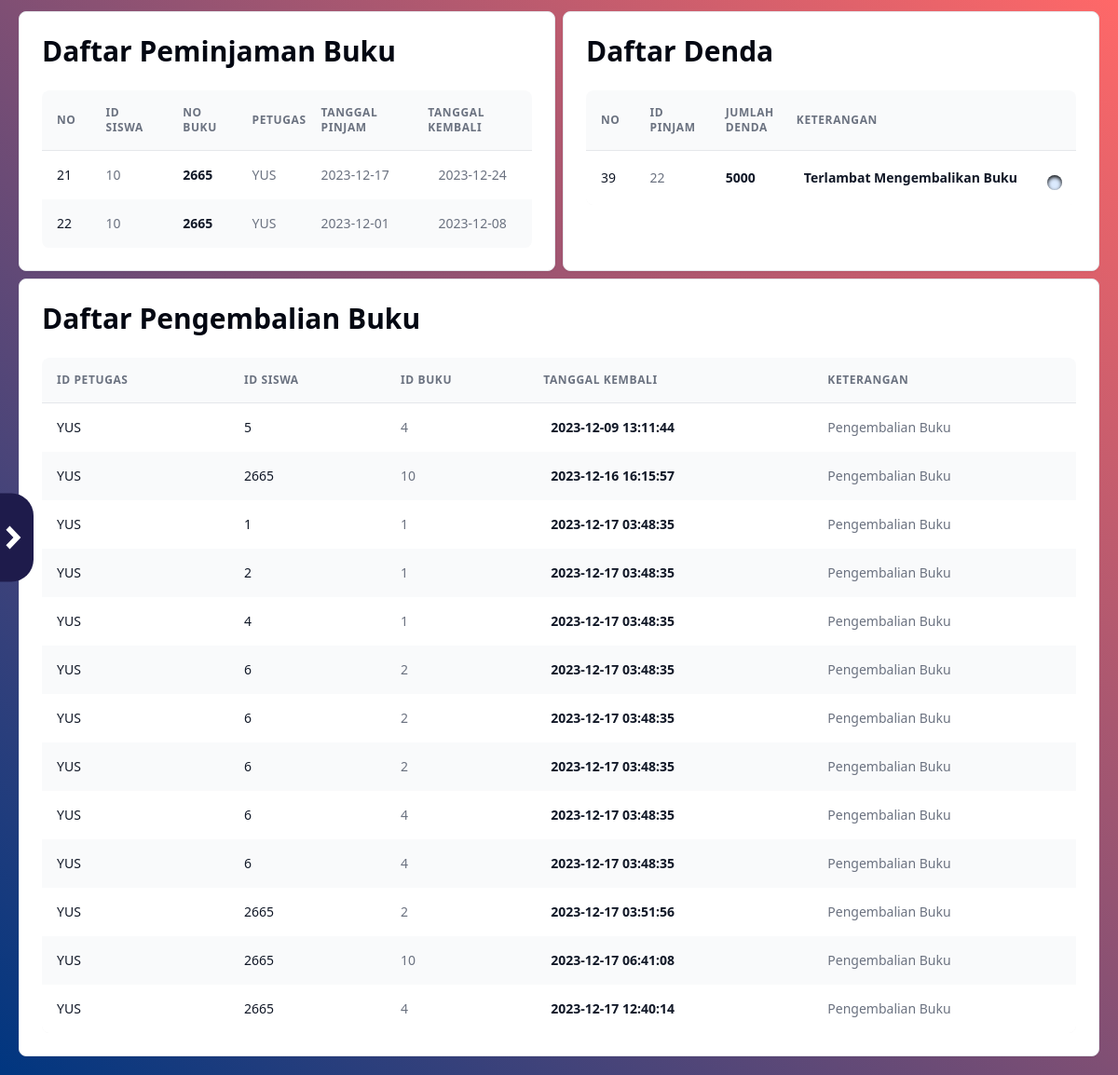
The app's page /views/buku/pinjam.php (signed in) with its own data.
### tables this page shows
CREATE TABLE `peminjaman_buku` (
  `id_peminjaman` int(11) NOT NULL AUTO_INCREMENT,
  `id_siswa` int(11) NOT NULL,
  `id_buku` int(11) NOT NULL,
  `id_petugas` char(3) NOT NULL,
  `tgl_peminjaman` date NOT NULL,
  `tgl_pengembalian` date NOT NULL,
  PRIMARY KEY (`id_peminjaman`),
  KEY `fk_minjam_siswa` (`id_siswa`),
  KEY `fk_minjam_petugas` (`id_petugas`),
  KEY `fk_minjam_buku` (`id_buku`) USING BTREE,
  CONSTRAINT `fk_minjam_buku` FOREIGN KEY (`id_buku`) REFERENCES `buku` (`no_induk`),
  CONSTRAINT `fk_minjam_petugas` FOREIGN KEY (`id_petugas`) REFERENCES `petugas` (`id_petugas`),
  CONSTRAINT `fk_minjam_siswa` FOREIGN KEY (`id_siswa`) REFERENCES `siswa` (`id_siswa`),
  CONSTRAINT `peminjaman_buku_ibfk_1` FOREIGN KEY (`id_buku`) REFERENCES `buku` (`no_induk`)
);

CREATE TABLE `denda` (
  `id_denda` int(11) NOT NULL AUTO_INCREMENT,
  `id_peminjaman` int(11) NOT NULL,
  `keterangan` varchar(50) DEFAULT NULL,
  PRIMARY KEY (`id_denda`),
  KEY `fk_denda_minjam` (`id_peminjaman`),
  CONSTRAINT `fk_denda_minjam` FOREIGN KEY (`id_peminjaman`) REFERENCES `peminjaman_buku` (`id_peminjaman`) ON DELETE CASCADE
);

CREATE TABLE `log_pengembalian_buku` (
  `id_petugas` char(3) NOT NULL,
  `id_peminjaman` int(11) NOT NULL,
  `id_siswa` int(11) NOT NULL,
  `id_buku` int(11) NOT NULL,
  `tgl_pengembalian` timestamp NOT NULL DEFAULT current_timestamp(),
  `keterangan` varchar(50) DEFAULT NULL
);

### views/buku/pinjam.php (the view, shortened to what this page needs)
<?php require_once '../../includes/koneksi.php';
?>
<!DOCTYPE html>
<html lang="en">
<head>
    <link rel="stylesheet" href="../../public/css/output.css">
</head>
<body>
<div class="fixed top-1/2 -translate-y-1/2 left-0 w-full ease-in-out transition-all duration-500" id="divDrawer">
  <div class="bg-indigo-950 py-6 px-1/2 rounded-tr-3xl rounded-br-3xl w-fit" id="btnDrawer" >
      <img id="arrow" src="../../public/images/arrow.svg" class="ease-in-out transition-all" alt="">
  </div>
</div>
    <section class="bg-default p-5 min-h-screen pt-3" id="PinjamBody">
      <div class="grid grid-cols-2 gap-2">
        <div class="p-4 bg-white border border-gray-200 rounded-lg shadow-sm dark:border-gray-700 sm:p-6 dark:bg-blue-950 min-h-[50vh] max-h-[80vh] overflow-y-scroll">
            <div class="grid text-lg dark:text-white text-gray-950 grid-flow-col">
              <h1 class="text-3xl font-bold">Daftar Peminjaman Buku</h1>
            </div>
            <div class="flex flex-col mt-6">
              <div class="overflow-x-auto rounded-lg">
                <div class="inline-block min-w-full align-middle">
                  <div class="overflow-hidden shadow sm:rounded-lg">
                    <table class="w-full divide-y divide-gray-200 dark:divide-gray-600">
                      <thead class="bg-gray-50 dark:bg-gray-700 font-extrabold">
                        <tr>
                          <th scope="col" class="p-4 text-xs tracking-wider text-left text-gray-500 uppercase dark:text-white">
                            No
                          </th>
                          <th scope="col" class="p-4 max-w-prose text-xs tracking-wider text-left text-gray-500 uppercase dark:text-white">
                            ID Siswa
                          </th>
                          <th scope="col" class="p-4 text-xs tracking-wider text-left text-gray-500 uppercase dark:text-white">
                            No Buku
                          </th>
                          <th scope="col" class="ps-2 pe-2 text-xs tracking-wider text-left text-gray-500 uppercase dark:text-white">
                            Petugas
                          </th>
                          <th scope="col" class="p-2 text-xs tracking-wider text-left text-gray-500 uppercase dark:text-white">
                            Tanggal Pinjam
                          </th>
                          <th scope="col" class="text-start p-4 text-xs tracking-wider text-gray-500 uppercase dark:text-white">
                            Tanggal Kembali
                          </th>
                        </tr>
                      </thead>
                      <tbody class="bg-white dark:bg-gray-800" id="tableBody">
    <?php
    $query = "SELECT * FROM peminjaman_buku";
    $result = mysqli_query($conn, $query);
    foreach ($result as $buku) {
      echo '
      <tr class="tableRow">
      <td class="p-4 text-sm font-normal text-gray-900 whitespace-nowrap dark:text-white">
        '.$buku['id_peminjaman'].'
      </td>
      <td class="p-4 text-sm max-w-[40ch] font-normal text-gray-500 break-all dark:text-gray-400">
      '.$buku['id_siswa'].'
      </td>
      <td class="p-4 text-sm font-semibold text-gray-900 whitespace-nowrap dark:text-white">
        '.$buku['id_buku'].'
      </td>
      <td class="px-2 text-sm font-normal break-all text-gray-500 whitespace-wrap max-w-prose dark:text-gray-400">
        '.$buku['id_petugas'].'
      </td>
      <td class="px-2 text-sm font-normal break-all text-gray-500 whitespace-wrap max-w-prose dark:text-gray-400">
        '.$buku['tgl_peminjaman'].'
      </td>
      <td class="px-2 text-sm font-normal text-center break-all text-gray-500 whitespace-wrap max-w-prose dark:text-gray-400">
        '.$buku['tgl_pengembalian'].'
      </td>
    </tr>
    ';
    }
    ?>
                      </tbody>
                    </table>
                  </div>
                </div>
              </div>
            </div>
        </div>
          <div class="p-4 bg-white border border-gray-200 rounded-lg shadow-sm dark:border-gray-700 sm:p-6 dark:bg-blue-950 min-h-[50vh] max-h-[80vh] overflow-y-scroll">
            <div class="grid text-lg dark:text-white text-gray-950 grid-flow-col">
              <h1 class="text-3xl font-bold">Daftar Denda</h1>
            </div>
            <div class="flex flex-col mt-6">
              <div class="overflow-x-auto rounded-lg">
                <div class="inline-block min-w-full align-middle">
                  <div class="overflow-hidden shadow sm:rounded-lg">
                    <table class="w-full divide-y divide-gray-200 dark:divide-gray-600">
                      <thead class="bg-gray-50 dark:bg-gray-700 font-extrabold">
                        <tr>
                          <th scope="col" class="p-4 text-xs tracking-wider text-left text-gray-500 uppercase dark:text-white">
                            No
                          </th>
                          <th scope="col" class="p-4 max-w-prose text-xs tracking-wider text-left text-gray-500 uppercase dark:text-white">
                            ID Pinjam
                          </th>
                          <th scope="col" class="p-4 text-xs tracking-wider text-left text-gray-500 uppercase dark:text-white">
                            Jumlah Denda
                          </th>
                          <th scope="col" class="ps-2 pe-2 text-xs tracking-wider text-left text-gray-500 uppercase dark:text-white">
                            Keterangan
                          </th>
                          <th scope="col" class="p-4 w-fit">
                          </th>
                        </tr>
                      </thead>
                      <tbody class="bg-white dark:bg-gray-800" id="tableBody">
    <?php
    $query = "SELECT *, hitung_denda(id_peminjaman) as jlhDenda FROM denda";
    $result = mysqli_query($conn, $query);
    foreach ($result as $buku) {
      echo '
      <tr class="tableRow">
      <td class="p-4 text-sm font-normal text-gray-900 whitespace-nowrap dark:text-white">
        '.$buku['id_denda'].'
      </td>
      <td class="p-4 text-sm max-w-[40ch] font-normal text-gray-500 break-all dark:text-gray-400">
        '.$buku['id_peminjaman'].'
      </td>
      <td class="p-4 text-sm font-semibold text-gray-900 whitespace-nowrap dark:text-white">
        '.$buku['jlhDenda'].'
      </td>
      <td class="p-4 text-sm font-semibold text-gray-900 whitespace-nowrap dark:text-white">
        '.$buku['keterangan'].'
      </td>
      <td class="p-4 relative z-50">
      <form method="POST">
        <input class="hidden" name="no_induk" value="'.$buku['id_denda'].'">
        <button name="btnDendaConfirm" class=" rounded-lg p-2 shadow-inner shadow-black bg-blue-100 dark:bg-slate-50">
          <img src="../../public/images/ceklis.svg" class="w-5" alt="">
        </button>
      </form>
      </td>
    </tr>
    ';
    }
    ?>
                      </tbody>
                    </table>
                  </div>
                </div>
              </div>
            </div>
          </div>
      </div>
      <div class="p-4 mt-2 bg-white border border-gray-200 rounded-lg shadow-sm dark:border-gray-700 sm:p-6 dark:bg-blue-950 max-h-[80vh] overflow-y-scroll">
        <div class="grid text-lg dark:text-white justify-between text-gray-950 grid-flow-col">
          <h1 class="text-3xl font-bold">Daftar Pengembalian Buku</h1>
        </div>
        <div class="flex flex-col mt-6">
          <div class="overflow-x-auto rounded-lg">
            <div class="inline-block min-w-full align-middle">
              <div class="overflow-hidden shadow sm:rounded-lg">
                <table class="w-full divide-y divide-gray-200 dark:divide-gray-600">
                  <thead class="bg-gray-50 dark:bg-gray-700 font-extrabold">
                    <tr>
                      <th scope="col" class="p-4 text-xs tracking-wider text-left text-gray-500 uppercase dark:text-white">
                        ID PETUGAS
                      </th>
                      <th scope="col" class="p-4 max-w-prose text-xs tracking-wider text-left text-gray-500 uppercase dark:text-white">
                        ID Siswa
                      </th>
                      <th scope="col" class="p-4 text-xs tracking-wider text-left text-gray-500 uppercase dark:text-white">
                        ID BUKU
                      </th>
                      <th scope="col" class="ps-2 pe-2 text-xs tracking-wider text-left text-gray-500 uppercase dark:text-white">
                        Tanggal Kembali
                      </th>
                      <th scope="col" class="ps-2 pe-2 text-xs tracking-wider text-left text-gray-500 uppercase dark:text-white">
                        Keterangan
                      </th>
                    </tr>
                  </thead>
                  <tbody class="bg-white dark:bg-gray-800" id="tableBody">
<?php
$query = "SELECT * FROM log_pengembalian_buku";
$result = mysqli_query($conn, $query);
foreach ($result as $buku) {
  echo '
  <tr class="tableRow">
  <td class="p-4 text-sm font-normal text-gray-900 whitespace-nowrap dark:text-white">
    '.$buku['id_petugas'].'
  </td>
  <td class="p-4 text-sm font-normal text-gray-900 whitespace-nowrap dark:text-white">
    '.$buku['id_buku'].'
  </td>
  <td class="p-4 text-sm max-w-[40ch] font-normal text-gray-500 break-all dark:text-gray-400">
    '.$buku['id_siswa'].'
  </td>
  <td class="p-4 text-sm font-semibold text-gray-900 whitespace-nowrap dark:text-white">
    '.$buku['tgl_pengembalian'].'
  </td>
  <td class="px-2 text-sm font-normal break-all text-gray-500 whitespace-wrap max-w-prose dark:text-gray-400">
    '.$buku['keterangan'].'
  </td>
</tr>
';
}
?>
                  </tbody>
                </table>
              </div>
            </div>
          </div>
        </div>
      </div>
    </section>
</body>
</html>

### records on screen
peminjaman_buku: id_peminjaman "21", id_siswa "10", id_buku "2665", id_petugas "YUS", tgl_peminjaman "2023-12-17", tgl_pengembalian "2023-12-24"
peminjaman_buku: id_peminjaman "22", id_siswa "10", id_buku "2665", id_petugas "YUS", tgl_peminjaman "2023-12-01", tgl_pengembalian "2023-12-08"
denda: id_denda "39", id_peminjaman "22", jlhDenda "5000", keterangan "Terlambat Mengembalikan Buku"
log_pengembalian_buku: id_petugas "YUS", id_buku "5", id_siswa "4", tgl_pengembalian "2023-12-09 13:11:44", keterangan "Pengembalian Buku"
log_pengembalian_buku: id_petugas "YUS", id_buku "2665", id_siswa "10", tgl_pengembalian "2023-12-16 16:15:57", keterangan "Pengembalian Buku"
log_pengembalian_buku: id_petugas "YUS", id_buku "1", id_siswa "1", tgl_pengembalian "2023-12-17 03:48:35", keterangan "Pengembalian Buku"
log_pengembalian_buku: id_petugas "YUS", id_buku "2", id_siswa "1", tgl_pengembalian "2023-12-17 03:48:35", keterangan "Pengembalian Buku"
log_pengembalian_buku: id_petugas "YUS", id_buku "4", id_siswa "1", tgl_pengembalian "2023-12-17 03:48:35", keterangan "Pengembalian Buku"
log_pengembalian_buku: id_petugas "YUS", id_buku "6", id_siswa "2", tgl_pengembalian "2023-12-17 03:48:35", keterangan "Pengembalian Buku"
log_pengembalian_buku: id_petugas "YUS", id_buku "6", id_siswa "2", tgl_pengembalian "2023-12-17 03:48:35", keterangan "Pengembalian Buku"
log_pengembalian_buku: id_petugas "YUS", id_buku "6", id_siswa "2", tgl_pengembalian "2023-12-17 03:48:35", keterangan "Pengembalian Buku"
log_pengembalian_buku: id_petugas "YUS", id_buku "6", id_siswa "4", tgl_pengembalian "2023-12-17 03:48:35", keterangan "Pengembalian Buku"
log_pengembalian_buku: id_petugas "YUS", id_buku "6", id_siswa "4", tgl_pengembalian "2023-12-17 03:48:35", keterangan "Pengembalian Buku"
log_pengembalian_buku: id_petugas "YUS", id_buku "2665", id_siswa "2", tgl_pengembalian "2023-12-17 03:51:56", keterangan "Pengembalian Buku"
log_pengembalian_buku: id_petugas "YUS", id_buku "2665", id_siswa "10", tgl_pengembalian "2023-12-17 06:41:08", keterangan "Pengembalian Buku"
log_pengembalian_buku: id_petugas "YUS", id_buku "2665", id_siswa "4", tgl_pengembalian "2023-12-17 12:40:14", keterangan "Pengembalian Buku"
